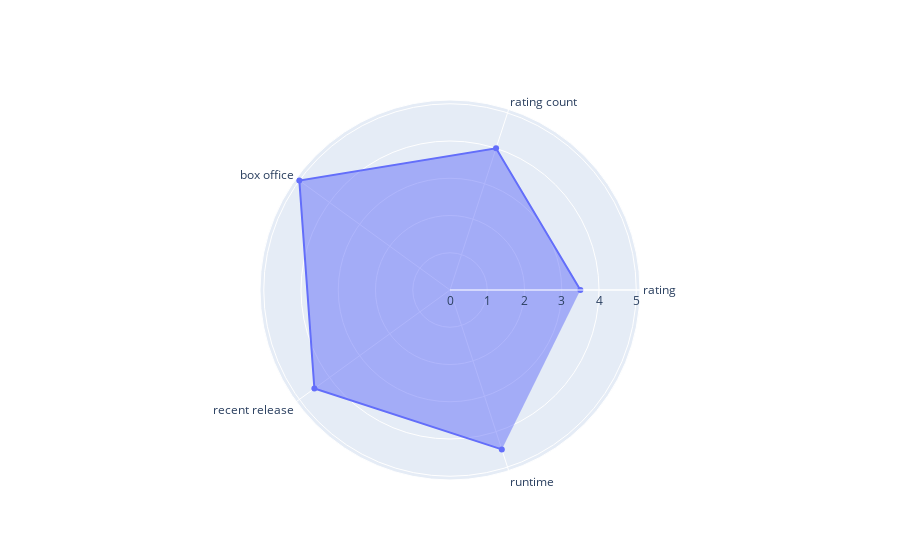

Write notebook code for a chart like this one.
### Markdown cell above
# matrix reloaded

### Code cell
import plotly.graph_objects as go

fig = go.Figure(data=go.Scatterpolar(
  r=[3.5, 4, 5, 4.5, 4.5],
  theta=['rating','rating count','box office', 'recent release',
           'runtime'],
  fill='toself'
))

fig.update_layout(
  polar=dict(
    radialaxis=dict(
      visible=True
    ),
  ),
  showlegend=False
)
fig.show()

### Figure 1 — Plotly figure (JSON) as saved in the notebook; plotly's stock layout.template omitted (floating-point values rounded to 4 significant figures)
{"data": [{"fill": "toself", "r": [3.5, 4, 5, 4.5, 4.5], "theta": ["rating", "rating count", "box office", "recent release", "runtime"], "type": "scatterpolar"}], "layout": {"polar": {"radialaxis": {"visible": true}}, "showlegend": false}}
